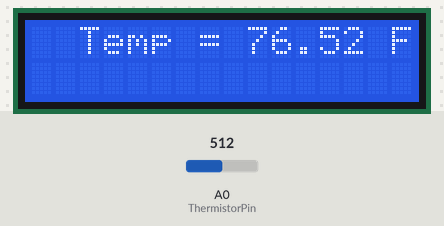
Bench run of a sketch on a simulated Arduino Uno, built with avr-gcc and run on an emulated ATmega328P. On the bench: 16×2 character LCD. The inputs (shaded band) are chosen by the test bench; at power-on: A0 (ThermistorPin) = 512.

Above: at 1.2 s.
1.3 s: A0 (ThermistorPin) set to 716
At 1.9 s:
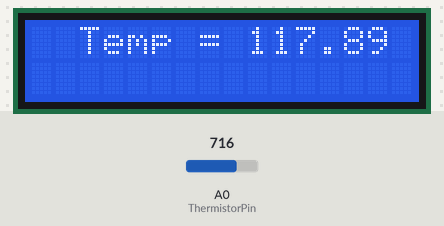
4.3 s: A0 (ThermistorPin) set to 900
At 5.0 s:
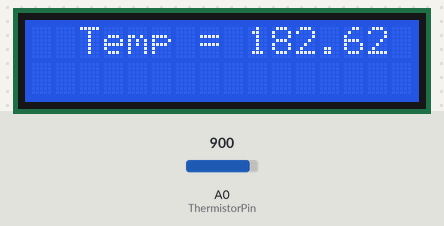
6.1 s: A0 (ThermistorPin) set to 1023
At 6.5 s:
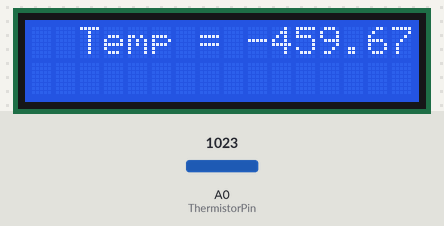
Timing chart, 0 to 9.1 s (numbered marks = the images above; inputs shaded):
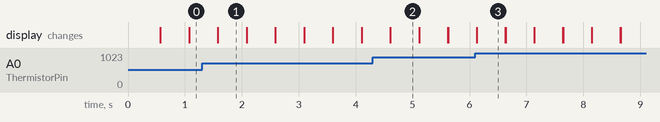

Measured:
- after the input at 1.3 s, the display: first differs from a run without the input after 0.28 s (image 1)
- after the input at 4.3 s, the display: first differs from a run without the input after 0.31 s (image 2)
- after the input at 6.1 s, the display: first differs from a run without the input at once (image 3)
- what the display in image 1 shows lasts 0.5 s, from 1.6 s to 2.1 s

The sketch:

temp_sensor_and_LCD.ino
```cpp
#include <LiquidCrystal.h>

int ThermistorPin = A0;
int Vo;
float R1 = 10000;
float logR2, R2, T;
float c1 = 1.009249522e-03, c2 = 2.378405444e-04, c3 = 2.019202697e-07;

LiquidCrystal lcd(12, 11, 5, 4, 3, 2);

void setup() {
lcd.begin(16, 2);
Serial.begin(9600);
}

void loop() {

  Vo = analogRead(ThermistorPin);
  R2 = R1 * (1023.0 / (float)Vo - 1.0);
  logR2 = log(R2);
  T = (1.0 / (c1 + c2*logR2 + c3*logR2*logR2*logR2));
  T = T - 273.15;
  T = (T * 9.0)/ 5.0 + 32.0;

  lcd.setCursor(2,0);
  lcd.print("Temp = ");
  lcd.print(T);
  lcd.print(" F");

  delay(500);
  lcd.clear();
}
```
